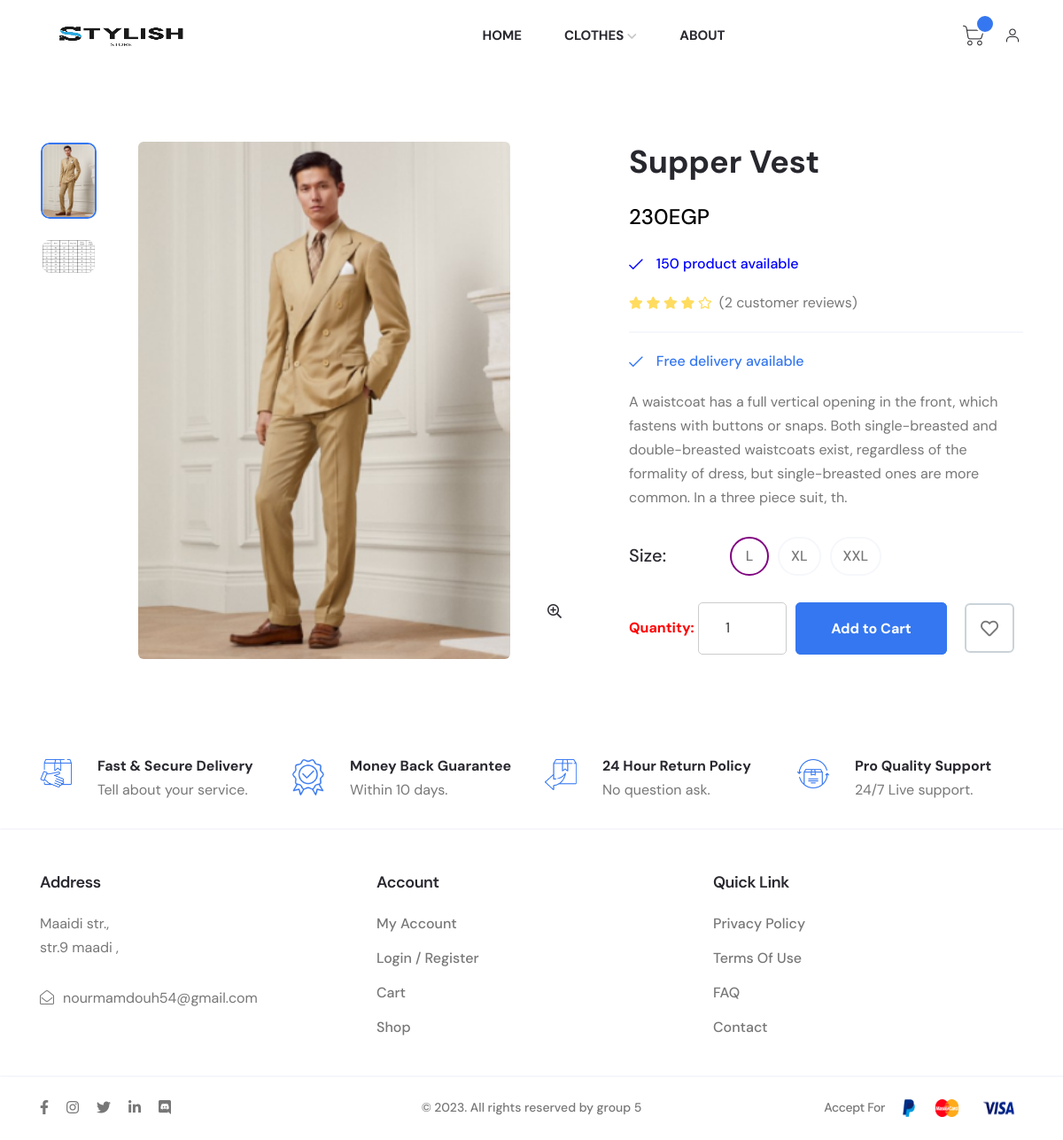
The app's page /web_user/fashionApp.php?act=detail_product&id=94 with its own data.
### tables this page shows
CREATE TABLE `tbl_product` (
  `id_product` int(6) NOT NULL,
  `product_name` varchar(255) NOT NULL,
  `quantity` int(11) NOT NULL DEFAULT 0,
  `product_img` varchar(50) NOT NULL,
  `product_prices` int(10) NOT NULL DEFAULT 0,
  `catalog_id` int(4) NOT NULL,
  `employee_entry` int(11) NOT NULL,
  `entry_date` date NOT NULL DEFAULT current_timestamp(),
  `sup_id` int(11) NOT NULL,
  `view` tinyint(4) NOT NULL DEFAULT 0,
  `special` tinyint(4) NOT NULL DEFAULT 0,
  `old_prices` int(11) NOT NULL DEFAULT 0,
  `description` varchar(255) NOT NULL,
  `size` varchar(5) NOT NULL DEFAULT 'L'
);

### model_user/productdb_user.php (called while the page is built, shortened)
<?php
function get_detail_product($id){
    $conn=connectdb();
    $stmt = $conn->prepare("SELECT * FROM tbl_product Where id_product =".$id);
    $stmt->execute();
    $kq=$stmt->fetchAll();
    return $kq;
}
?>

### web_user/detail_product.php (the view, shortened to what this page needs)
  <?php
    $i = 0;
    echo '
        <div class="axil-single-product-area axil-section-gap pb--0 bg-color-white">
            <div class="single-product-thumb mb--40">
                <div class="container">
                    <div class="row">
                        <div class="col-lg-7 mb--40">
                            <div class="row">
                                <div class="col-lg-10 order-lg-2">
                                    <div class="single-product-thumbnail-wrap zoom-gallery">
                                        <div class="single-product-thumbnail product-large-thumbnail-3 axil-product">
                                            <div class="thumbnail">
                                                <a href="../uploads/'.$detail_product[0]["product_img"].'" class="popup-zoom">
                                                    <img class="custom_img_detail" src="../uploads/'.$detail_product[0]["product_img"].'" alt="Product Images">
                                                </a>
                                            </div>
                                        </div>
                                        <div class="product-quick-view position-view">
                                            <a href="../uploads/'.$detail_product[0]["product_img"].'" class="popup-zoom">
                                                <i class="far fa-search-plus"></i>
                                            </a>
                                        </div>
                                    </div>
                                </div>
                                <div class="col-lg-2 order-lg-1">
                                    <div class="product-small-thumb-3 small-thumb-wrapper">
                                        <div class="small-thumb-img">
                                            <img src="../uploads/'.$detail_product[0]["product_img"].'" alt="thumb image">
                                        </div>
                                        <div class="small-thumb-img">
                                            <img src="../uploads/size.png" alt="thumb image">
                                        </div>
                                    </div>
                                </div>
                            </div>
                        </div>
                        <div class="col-lg-5 mb--40">
                            <div class="single-product-content">
                                <div class="inner">
                                    <h2 class="product-title">'.$detail_product[0]["product_name"].'</h2>
                                    <span class="price-amount">'.number_format($detail_product[0]["product_prices"]).'EGP</span>';
                                    if ($detail_product[0]["quantity"] == 0) {
                                        echo '
                                            <ul class="product-meta">
                                                <li style="color: red;"><i class="fal fa-times"></i>Run out of stock</li>
                                                <li style="color: red;"><i class="fal fa-times"></i>'.$detail_product[0]["quantity"].' product available</li>
                                            </ul>
                                        ';
                                    } else {
                                        echo '
                                            <ul class="product-meta">
                                                <li style="color: Blue;"><i class="fal fa-check"></i>'.$detail_product[0]["quantity"].' product available</li>
                                            </ul>
                                        ';
                                    }
                                    echo '
                                    <div class="product-rating">
                                        <div class="star-rating">
                                            <i class="fas fa-star"></i>
                                            <i class="fas fa-star"></i>
                                            <i class="fas fa-star"></i>
                                            <i class="fas fa-star"></i>
                                            <i class="far fa-star"></i>
                                        </div>
                                        <div class="review-link">
                                            <a href="#">(<span>2</span> customer reviews)</a>
                                        </div>
                                    </div>
                                    <ul class="product-meta">
                                        <li><i class="fal fa-check"></i>Free delivery available</li>
                                    </ul>
                                    <p class="description">'.$detail_product[0]["description"].'.</p>
                                    <div class="product-variations-wrapper">
                                        <div class="product-variation product-size-variation">
                                            <h6 class="title">Size:</h6>
                                            <ul class="range-variant">
                                                <li onclick="highlightSize(this)" class="active">'.$detail_product[0]["size"].'</li>
                                                <li onclick="highlightSize(this)">XL</li>
                                                <li onclick="highlightSize(this)">XXL</li>
                                            </ul>
                                        </div>
                                    </div>';
                                    echo '
                                    <div class="product-action-wrapper d-flex-center">
                                        <form id="slider_product_'.$i.'" action="fashionApp.php?act=add_cart" method="POST">
                                            <input type="hidden" value="'.$detail_product[0]["product_img"].'" name="img">
                                            <input type="hidden" value="'.$detail_product[0]["product_name"].'" name="name">
                                            <input type="hidden" value="'.$detail_product[0]["product_prices"].'" name="price">
                                            <input type="hidden" value="'.$detail_product[0]["id_product"].'" name="id">
                                            <input type="hidden" value="'.$detail_product[0]["size"].'" name="size">
                                            <label style="color: red; font-weight: bold;">Quantity:</label>
                                            <input style="height: 59.2px; border: 1px solid #ccc; border-radius: 5px; font-size: 16px; color: #333;
                                            width: 100px;" type="number" name="quantity" value="1"  min="1" max="'.$detail_product[0]["quantity"].'" placeholder="quantity"  oninput="limitInput(this)">
                                        </form>
                                        <ul class="product-action d-flex-center mb--0">';
                                            if ($detail_product[0]["quantity"] != 0) {
                                                echo '
                                                    <li class="add-to-cart"><a href="javascript:void(0);" onclick="submitForm('.$i.')" class="axil-btn btn-bg-primary">Add to Cart</a></li>
                                                    <li class="wishlist"><a href="#" class="axil-btn wishlist-btn"><i class="far fa-heart"></i></a></li>
                                                ';
                                            } else {
                                                echo '
                                                <li class="add-to-cart" ><a style="background-color: grey; color: white;"href="#" class="axil-btn" >Out of stock</a></li>
                                                <li class="wishlist"><a href="#" class="axil-btn wishlist-btn"><i class="far fa-heart"></i></a></li>
                                                ';
                                            }
                                    echo '
                                        </ul>
                                    </div>
                                </div>
                            </div>
                        </div>
                    </div>
                </div>
            </div>
        </div>
    ';
?>

### web_user/detail_product.php (style rules this page uses)
.active { background-color: green; }

### records on screen
tbl_product: product_img (picture), product_name "Supper Vest", product_prices "230", quantity "150", description "A waistcoat has a full vertical opening in the front, which fastens with buttons or snaps. Both single-breasted and double-breasted waistcoats exist, regardless of the formality of dress, but single-breasted ones are more common. In a three piece suit, th", size "L"
